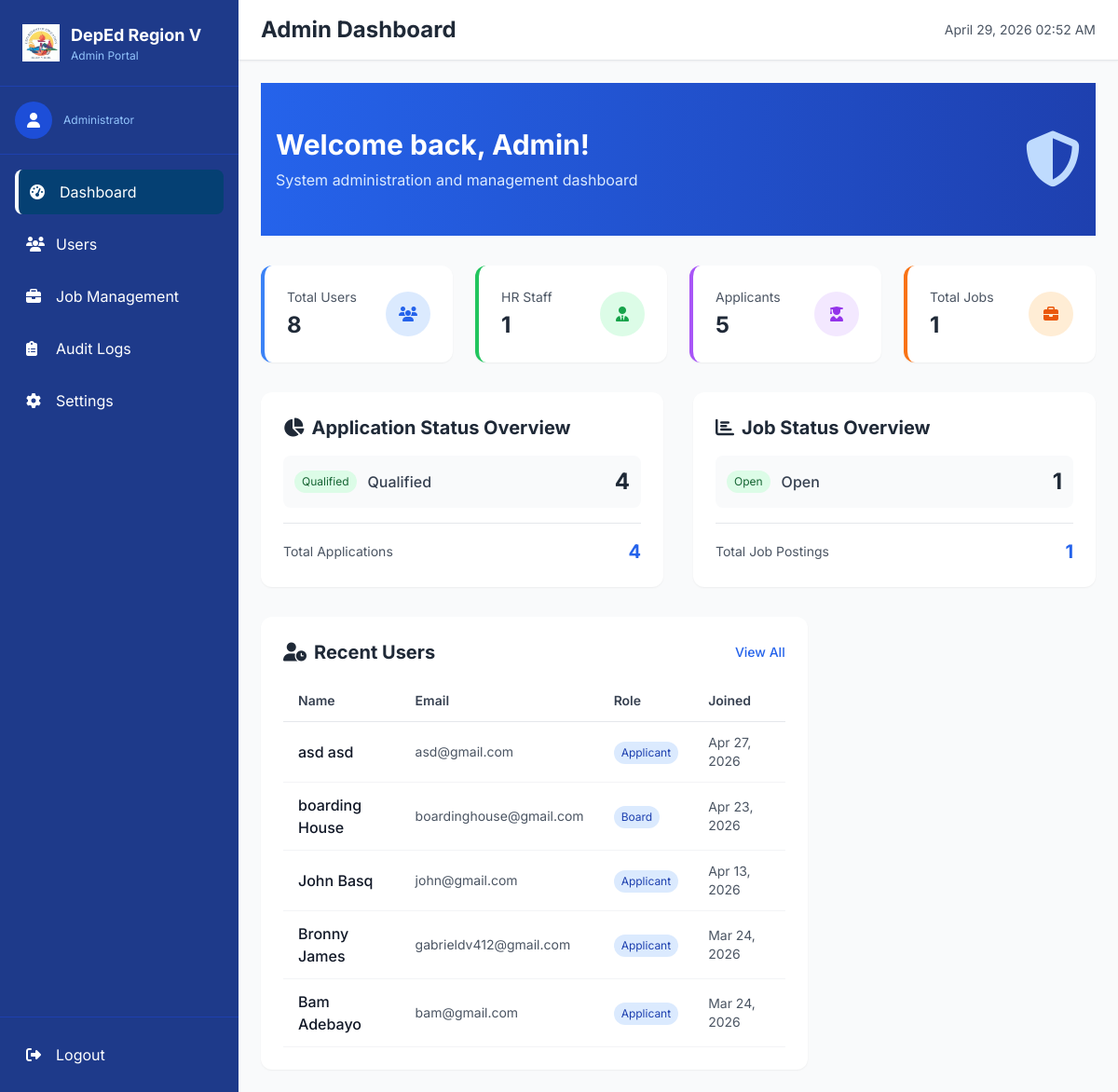
The app's page /Admin/admin_dashboard.php (signed in) with its own data.
### tables this page shows
CREATE TABLE `users` (
  `userId` int NOT NULL,
  `firstName` varchar(100) DEFAULT NULL,
  `middleName` varchar(100) NOT NULL,
  `lastName` varchar(100) DEFAULT NULL,
  `extension` varchar(100) NOT NULL,
  `email` varchar(255) NOT NULL,
  `password` varchar(255) NOT NULL,
  `userRole` enum('Applicant','HR_Staff','Admin','Board') DEFAULT 'Applicant',
  `dateJoined` timestamp NULL DEFAULT CURRENT_TIMESTAMP,
  `updatedAt` timestamp NULL DEFAULT CURRENT_TIMESTAMP ON UPDATE CURRENT_TIMESTAMP,
  `accountStatus` enum('Active','For Activation','Deleted') DEFAULT 'For Activation'
);

### Admin/admin_dashboard.php (the view, shortened to what this page needs)
<?php
require_once '../config/db.php';
require_once '../includes/admin_sidebar.php';
$totalUsers = $pdo->query("SELECT COUNT(*) as count FROM users")->fetch()['count'];
$totalHR = $pdo->query("SELECT COUNT(*) as count FROM users WHERE userRole = 'HR_Staff'")->fetch()['count'];
$totalApplicants = $pdo->query("SELECT COUNT(*) as count FROM users WHERE userRole = 'Applicant'")->fetch()['count'];
$totalJobs = $pdo->query("SELECT COUNT(*) as count FROM jobs")->fetch()['count'];
$totalApplications = $pdo->query("SELECT COUNT(*) as count FROM applications")->fetch()['count'];
$recentUsers = $pdo->query("SELECT firstName, lastName, email, userRole, dateJoined FROM users ORDER BY dateJoined DESC LIMIT 5")->fetchAll();
$appStats = $pdo->query("
    SELECT status, COUNT(*) as count
    FROM applications
    GROUP BY status
")->fetchAll();
$jobStats = $pdo->query("
    SELECT jobStatus, COUNT(*) as count
    FROM jobs
    GROUP BY jobStatus
")->fetchAll();
?>
<div class="bg-gradient-to-r from-blue-600 to-blue-800 text-white py-12 mb-8">
    <div class="container mx-auto px-4">
        <div class="flex items-center justify-between">
            <div>
                <h1 class="text-3xl font-bold mb-2">Welcome back, <?= htmlspecialchars($_SESSION['firstName'] ?? 'Admin') ?>!</h1>
                <p class="text-blue-100">System administration and management dashboard</p>
            </div>
            <div class="hidden md:block">
                <i class="fas fa-shield-alt text-6xl text-blue-200"></i>
            </div>
        </div>
    </div>
</div>
<div class="grid grid-cols-1 md:grid-cols-2 lg:grid-cols-4 gap-6 mb-8">
    <div class="bg-white rounded-xl shadow-sm p-6 border-l-4 border-blue-500">
        <div class="flex items-center justify-between">
            <div>
                <p class="text-sm text-gray-600 mb-1">Total Users</p>
                <p class="text-2xl font-bold text-gray-800"><?= $totalUsers ?></p>
            </div>
            <div class="w-12 h-12 bg-blue-100 rounded-full flex items-center justify-center">
                <i class="fas fa-users text-blue-600"></i>
            </div>
        </div>
    </div>
    <div class="bg-white rounded-xl shadow-sm p-6 border-l-4 border-green-500">
        <div class="flex items-center justify-between">
            <div>
                <p class="text-sm text-gray-600 mb-1">HR Staff</p>
                <p class="text-2xl font-bold text-gray-800"><?= $totalHR ?></p>
            </div>
            <div class="w-12 h-12 bg-green-100 rounded-full flex items-center justify-center">
                <i class="fas fa-user-tie text-green-600"></i>
            </div>
        </div>
    </div>
    <div class="bg-white rounded-xl shadow-sm p-6 border-l-4 border-purple-500">
        <div class="flex items-center justify-between">
            <div>
                <p class="text-sm text-gray-600 mb-1">Applicants</p>
                <p class="text-2xl font-bold text-gray-800"><?= $totalApplicants ?></p>
            </div>
            <div class="w-12 h-12 bg-purple-100 rounded-full flex items-center justify-center">
                <i class="fas fa-user-graduate text-purple-600"></i>
            </div>
        </div>
    </div>
    <div class="bg-white rounded-xl shadow-sm p-6 border-l-4 border-orange-500">
        <div class="flex items-center justify-between">
            <div>
                <p class="text-sm text-gray-600 mb-1">Total Jobs</p>
                <p class="text-2xl font-bold text-gray-800"><?= $totalJobs ?></p>
            </div>
            <div class="w-12 h-12 bg-orange-100 rounded-full flex items-center justify-center">
                <i class="fas fa-briefcase text-orange-600"></i>
            </div>
        </div>
    </div>
</div>
<div class="grid grid-cols-1 lg:grid-cols-2 gap-8 mb-8">
    <div class="bg-white rounded-xl shadow-sm p-6">
        <h2 class="text-xl font-bold text-gray-800 mb-4">
            <i class="fas fa-chart-pie mr-2"></i>Application Status Overview
        </h2>
        <div class="space-y-3">
            <?php foreach ($appStats as $stat): ?>
                <div class="flex items-center justify-between p-3 bg-gray-50 rounded-lg">
                    <div class="flex items-center">
                        <?php
                        $statusColors = [
                            'Pending' => 'bg-yellow-100 text-yellow-800',
                            'Qualified' => 'bg-green-100 text-green-800',
                            'Disqualified' => 'bg-red-100 text-red-800',
                        ];
                        $statusClass = $statusColors[$stat['status']] ?? 'bg-gray-100 text-gray-800';
                        ?>
                        <span class="<?= $statusClass ?> text-xs px-2 py-1 rounded-full mr-3">
                            <?= htmlspecialchars($stat['status']) ?>
                        </span>
                        <span class="font-medium text-gray-700"><?= $stat['status'] ?></span>
                    </div>
                    <span class="text-2xl font-bold text-gray-800"><?= $stat['count'] ?></span>
                </div>
            <?php endforeach; ?>
        </div>
        <div class="mt-4 pt-4 border-t">
            <div class="flex justify-between items-center">
                <span class="text-sm text-gray-600">Total Applications</span>
                <span class="text-xl font-bold text-blue-600"><?= $totalApplications ?></span>
            </div>
        </div>
    </div>
    <div class="bg-white rounded-xl shadow-sm p-6">
        <h2 class="text-xl font-bold text-gray-800 mb-4">
            <i class="fas fa-chart-bar mr-2"></i>Job Status Overview
        </h2>
        <div class="space-y-3">
            <?php foreach ($jobStats as $stat): ?>
                <div class="flex items-center justify-between p-3 bg-gray-50 rounded-lg">
                    <div class="flex items-center">
                        <?php
                        $jobStatusColors = [
                            'Open' => 'bg-green-100 text-green-800',
                            'Closed' => 'bg-gray-100 text-gray-800'
                        ];
                        $jobStatusClass = $jobStatusColors[$stat['jobStatus']] ?? 'bg-gray-100 text-gray-800';
                        ?>
                        <span class="<?= $jobStatusClass ?> text-xs px-2 py-1 rounded-full mr-3">
                            <?= htmlspecialchars($stat['jobStatus']) ?>
                        </span>
                        <span class="font-medium text-gray-700"><?= $stat['jobStatus'] ?></span>
                    </div>
                    <span class="text-2xl font-bold text-gray-800"><?= $stat['count'] ?></span>
                </div>
            <?php endforeach; ?>
        </div>
        <div class="mt-4 pt-4 border-t">
            <div class="flex justify-between items-center">
                <span class="text-sm text-gray-600">Total Job Postings</span>
                <span class="text-xl font-bold text-blue-600"><?= $totalJobs ?></span>
            </div>
        </div>
    </div>
</div>
<div class="grid grid-cols-1 lg:grid-cols-3 gap-8">
    <div class="lg:col-span-2 bg-white rounded-xl shadow-sm p-6">
        <div class="flex justify-between items-center mb-4">
            <h2 class="text-xl font-bold text-gray-800">
                <i class="fas fa-user-clock mr-2"></i>Recent Users
            </h2>
            <a href="manage_users.php" class="text-blue-600 hover:text-blue-800 text-sm font-medium">View All</a>
        </div>
        <div class="overflow-x-auto">
            <table class="w-full">
                <thead>
                    <tr class="border-b border-gray-200">
                        <th class="text-left py-3 px-4 text-sm font-semibold text-gray-700">Name</th>
                        <th class="text-left py-3 px-4 text-sm font-semibold text-gray-700">Email</th>
                        <th class="text-left py-3 px-4 text-sm font-semibold text-gray-700">Role</th>
                        <th class="text-left py-3 px-4 text-sm font-semibold text-gray-700">Joined</th>
                    </tr>
                </thead>
                <tbody>
                    <?php foreach ($recentUsers as $user): ?>
                        <tr class="border-b border-gray-100 hover:bg-gray-50">
                            <td class="py-3 px-4">
                                <span class="font-medium text-gray-900">
                                    <?= htmlspecialchars($user['firstName'] . ' ' . $user['lastName']) ?>
                                </span>
                            </td>
                            <td class="py-3 px-4 text-sm text-gray-600"><?= htmlspecialchars($user['email']) ?></td>
                            <td class="py-3 px-4">
                                <span class="inline-block px-2 py-1 text-xs rounded-full
                                    <?= $user['userRole'] === 'Admin' ? 'bg-purple-100 text-purple-800' :
                                       ($user['userRole'] === 'HR_Staff' ? 'bg-green-100 text-green-800' :
                                       'bg-blue-100 text-blue-800') ?>">
                                    <?= htmlspecialchars($user['userRole']) ?>
                                </span>
                            </td>
                            <td class="py-3 px-4 text-sm text-gray-600">
                                <?= date('M d, Y', strtotime($user['dateJoined'])) ?>
                            </td>
                        </tr>
                    <?php endforeach; ?>
                </tbody>
            </table>
        </div>
    </div>
</div>
<?php require_once '../includes/admin_sidebar_footer.php'; ?>

### includes/admin_sidebar.php (style rules this page uses)
body { font-family: 'Inter', sans-serif; }

### records on screen
users: firstName+lastName "asd asd", email "asd@gmail.com", userRole "Applicant", dateJoined "Apr 27, 2026"
users: firstName+lastName "boarding House", email "boardinghouse@gmail.com", userRole "Board", dateJoined "Apr 23, 2026"
users: firstName+lastName "John Basq", email "john@gmail.com", userRole "Applicant", dateJoined "Apr 13, 2026"
users: firstName+lastName "Bronny James", email "gabrieldv412@gmail.com", userRole "Applicant", dateJoined "Mar 24, 2026"
users: firstName+lastName "Bam Adebayo", email "bam@gmail.com", userRole "Applicant", dateJoined "Mar 24, 2026"

### other values on screen
$_SESSION['firstName'] "Admin"
$totalUsers "8"
$totalHR "1"
$totalApplicants "5"
$totalJobs "1"
$stat['status'] "Qualified"
$stat['count'] "4"
$totalApplications "4"
$stat['jobStatus'] "Open"
$stat['count'] "1"
